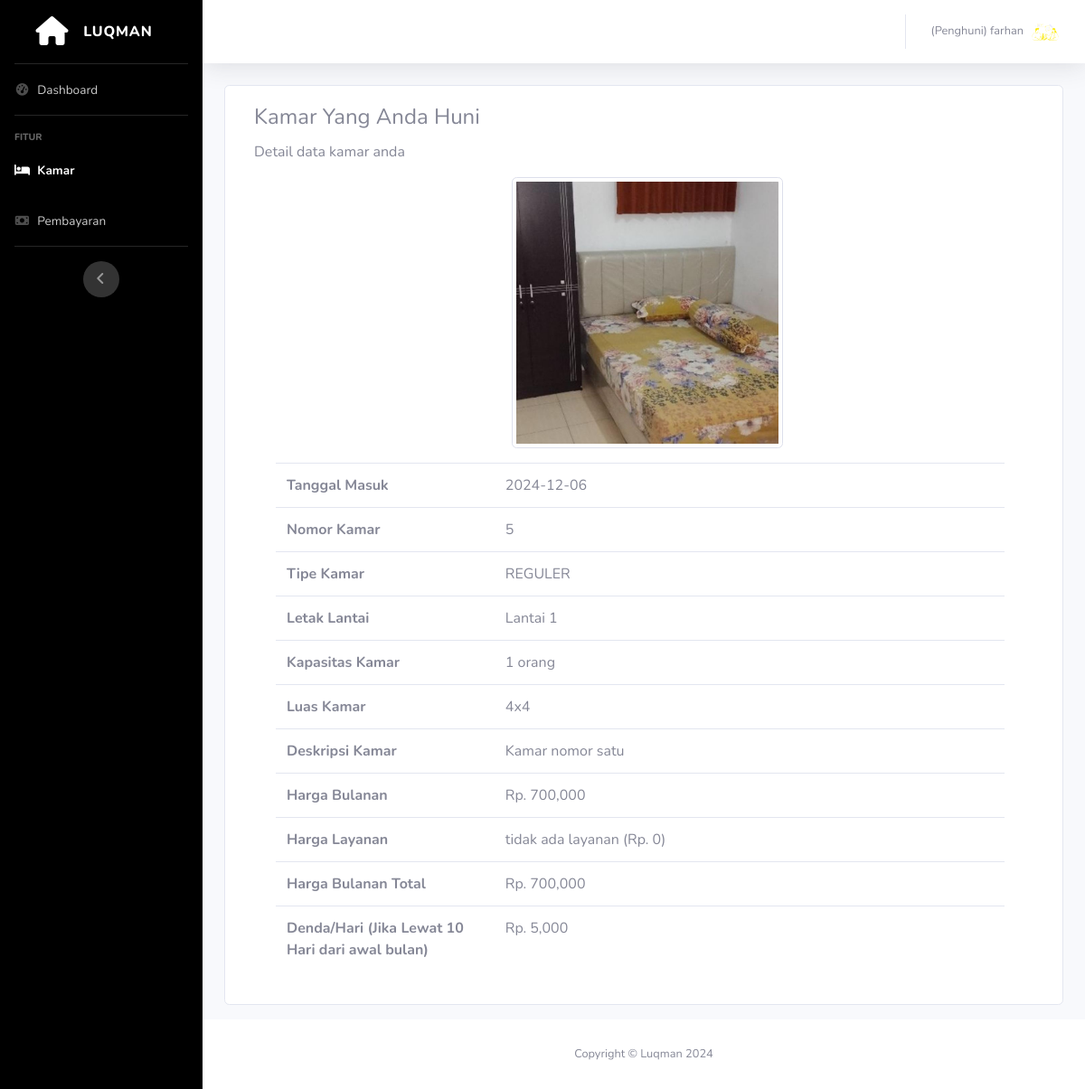
The app's page /app/penghuni/penghuni-kamar.php (signed in) with its own data.
### tables this page shows
CREATE TABLE `pengguna` (
  `id_pengguna` int(11) NOT NULL,
  `nama_pengguna` varchar(255) NOT NULL,
  `alamat_pengguna` varchar(255) DEFAULT NULL,
  `provinsi_pengguna` varchar(255) DEFAULT NULL,
  `kota_pengguna` varchar(255) DEFAULT NULL,
  `telepon_pengguna` varchar(255) NOT NULL,
  `email_pengguna` varchar(255) NOT NULL,
  `kelamin_pengguna` enum('Pria','Wanita') DEFAULT NULL,
  `tanggal_lahir_pengguna` date DEFAULT NULL,
  `no_ktp_pengguna` varchar(255) DEFAULT NULL,
  `password` varchar(255) NOT NULL,
  `id_akses` int(1) NOT NULL,
  `foto_pengguna` varchar(255) DEFAULT NULL
);

CREATE TABLE `kamar` (
  `id_kamar` int(11) NOT NULL,
  `nomor_kamar` int(11) NOT NULL,
  `id_tipe` int(11) NOT NULL,
  `luas_kamar` varchar(255) NOT NULL,
  `lantai_kamar` enum('1','2','3','4','5','6','7','8') NOT NULL,
  `kapasitas_kamar` int(11) NOT NULL,
  `deskripsi_kamar` varchar(255) NOT NULL,
  `id_layanan` int(11) NOT NULL,
  `harga_harian` double NOT NULL,
  `harga_mingguan` double NOT NULL,
  `harga_bulanan` double NOT NULL,
  `harga_tahunan` double NOT NULL,
  `denda` double NOT NULL,
  `foto_kamar` varchar(255) NOT NULL
);

CREATE TABLE `menghuni` (
  `id_menghuni` int(11) NOT NULL,
  `id_kamar` int(11) NOT NULL,
  `id_pengguna` int(11) NOT NULL,
  `tanggal_masuk` date NOT NULL,
  `tanggal_keluar` date NOT NULL
);

CREATE TABLE `tipe_kamar` (
  `id_tipe` int(11) NOT NULL,
  `nama_tipe` varchar(255) NOT NULL
);

CREATE TABLE `layanan` (
  `id_layanan` int(11) NOT NULL,
  `nama_layanan` varchar(255) NOT NULL,
  `harga_harian` double NOT NULL,
  `harga_mingguan` double NOT NULL,
  `harga_bulanan` double NOT NULL,
  `harga_tahunan` double NOT NULL
);

### app/penghuni/penghuni-kamar.php (the view, shortened to what this page needs)
<?php
include '../../actions/koneksi.php';
?>
<!DOCTYPE html>
<html lang="en">
<head>
  <link href="../../vendor/fontawesome-free/css/all.min.css" rel="stylesheet" type="text/css">
  <link rel="stylesheet" href="../../css/bootstrap.min.css">
  <link href="../../css/sb-admin-1.min.css" rel="stylesheet">
  <link href="../../vendor/datatables/dataTables.bootstrap4.min.css" rel="stylesheet">
</head>
<body id="page-top">
  <div id="wrapper">
    <ul class="navbar-nav bg-gradient-primary sidebar sidebar-dark accordion" id="accordionSidebar">
      <a class="sidebar-brand d-flex align-items-center justify-content-center" href="index.php">
        <div class="sidebar-brand-icon">
          <i class="fas fa-home"></i>
        </div>
        <div class="sidebar-brand-text mx-3">Luqman</div>
      </a>
      <hr class="sidebar-divider my-0">
      <li class="nav-item">
        <a class="nav-link" href="penghuni-dashboard.php">
          <i class="fas fa-fw fa-tachometer-alt"></i>
          <span>Dashboard</span></a>
      </li>
      <hr class="sidebar-divider">
      <div class="sidebar-heading">
        Fitur
      </div>
      <li class="nav-item active">
        <a class="nav-link" href="penghuni-kamar.php">
          <i class="fas fa-fw fa-bed"></i>
          <span>Kamar</span></a>
      </li>
      <li class="nav-item">
        <a class="nav-link" href="penghuni-pembayaran.php">
          <i class="fas fa-fw fa-money-bill"></i>
          <span>Pembayaran</span></a>
      </li>
      <hr class="sidebar-divider d-none d-md-block">
      <div class="text-center d-none d-md-inline">
        <button class="rounded-circle border-0" id="sidebarToggle"></button>
      </div>
    </ul>
    <div id="content-wrapper" class="d-flex flex-column">
      <div id="content">
        <nav class="navbar navbar-expand navbar-light bg-white topbar mb-4 static-top shadow">
          <ul class="navbar-nav ml-auto">
            <li class="nav-item dropdown no-arrow">
              <a class="nav-link dropdown-toggle" href="#" id="userDropdown" role="button" data-toggle="dropdown"
                aria-haspopup="true" aria-expanded="false">
                <span
                  class="mr-2 d-none d-lg-inline text-gray-600 small"><?php echo '('.($_SESSION['nama_akses']).') '.($_SESSION['akun_nama']);  ?></span>
                <?php
                $id = $_SESSION['akun_id'];
                $query = "SELECT * FROM pengguna WHERE id_pengguna = $id";
                $result = mysqli_query($conn, $query);
                while ($data = mysqli_fetch_array($result)) {
                  if ($data['foto_pengguna'] == NULL){
                ?>
                <img class="img-profile rounded-circle" src="../../img/none.png">
                <?php } else { ?>
                <img class="img-profile rounded-circle" src="../../img/<?php print_r($data['foto_pengguna']);  ?>">
                <?php
                    }
                  }
                ?>
              </a>
            </li>
          </ul>
        </nav>
        <?php
          if(isset($_SESSION['akun_id'])){
              $id_pengguna = $_SESSION['akun_id'];
              $query = "SELECT *, (kamar.harga_bulanan + layanan.harga_bulanan) AS total_harga, layanan.harga_bulanan AS harga_layanan, kamar.harga_bulanan AS harga_kamar_bulanan FROM pengguna, kamar, menghuni, layanan, tipe_kamar WHERE pengguna.id_pengguna = $id_pengguna AND menghuni.id_pengguna = pengguna.id_pengguna AND menghuni.id_kamar = kamar.id_kamar AND kamar.id_layanan = layanan.id_layanan AND kamar.id_tipe = tipe_kamar.id_tipe";
              $result = mysqli_query($conn, $query);
              $data = mysqli_fetch_array($result);
        ?>
        <div class="container-fluid">
          <?php if($data['nomor_kamar'] == NULL) {?>
            <div class="card col-12 mb-3">
            <div class="card-body">
              <h4 class="card-title text-center">Peringatan</h4>
              <p class="card-text text-danger text-center font-weight-bold">Anda bukan penghuni lagi, silahkan logout dan login kembali untuk melanjutkan</p>
              <div class="row justify-content-center align-items-center">
                <button data-toggle="modal" data-target="#logoutModal" class="btn btn-primary ">Log Out</button>
              </div>
            </div>
          </div>
          <?php } else { ?>
          <div class="card col-12 mb-3">
            <div class="card-body">
              <h4 class="card-title">Kamar Yang Anda Huni</h4>
              <p class="card-text">Detail data kamar anda</p>
              <div class="container-fluid pr-3">
                <img src="../../img/<?php
                  if ($data['foto_kamar'] == NULL) {
                      echo 'none.png';
                  } else {
                      echo $data['foto_kamar'];
                  }
                  ?>" alt="<?php echo $data['nomor_kamar']; ?>" class="img-thumbnail mx-auto d-block mb-3 rounded"
                  width="300px">
                <div class="table-respomsive pr-3">
                  <table class="table">
                    <tbody>
                      <tr>
                        <td class="font-weight-bold" width="30%">Tanggal Masuk</td>
                        <td><?php echo $data['tanggal_masuk']; ?></td>
                      </tr>
                      <tr>
                        <td class="font-weight-bold" width="30%">Nomor Kamar</td>
                        <td><?php echo $data['nomor_kamar']; ?></td>
                      </tr>
                      <tr>
                        <td class="font-weight-bold" width="30%">Tipe Kamar</td>
                        <td><?php echo strtoupper($data['nama_tipe']); ?></td>
                      </tr>
                      <tr>
                        <td class="font-weight-bold" width="30%">Letak Lantai</td>
                        <td><?php echo 'Lantai '.$data['lantai_kamar']; ?></td>
                      </tr>
                      <tr>
                        <td class="font-weight-bold" width="30%">Kapasitas Kamar</td>
                        <td><?php echo $data['kapasitas_kamar'].' orang'; ?></td>
                      </tr>
                      <tr>
                        <td class="font-weight-bold" width="30%">Luas Kamar</td>
                        <td><?php echo $data['luas_kamar']; ?></td>
                      </tr>
                      <tr>
                        <td class="font-weight-bold" width="30%">Deskripsi Kamar</td>
                        <td><?php echo $data['deskripsi_kamar']; ?></td>
                      </tr>
                      <tr>
                        <td class="font-weight-bold" width="30%">Harga Bulanan</td>
                        <td><?php echo 'Rp. '.number_format($data['harga_kamar_bulanan']); ?></td>
                      </tr>
                      <tr>
                        <td class="font-weight-bold" width="30%">Harga Layanan</td>
                        <td><?php echo $data['nama_layanan'].' (Rp. '.number_format($data['harga_layanan']).')'; ?></td>
                      </tr>
                      <tr>
                        <td class="font-weight-bold" width="30%">Harga Bulanan Total</td>
                        <td><?php echo 'Rp. '.number_format($data['total_harga']); ?></td>
                      </tr>
                      <tr>
                        <td class="font-weight-bold" width="30%">Denda/Hari (Jika Lewat 10 Hari dari awal bulan)</td>
                        <td><?php echo 'Rp. '.number_format($data['denda']); ?></td>
                      </tr>
                    </tbody>
                  </table>
                </div>
              </div>
              <?php
                    }
                 }
              ?>
            </div>
          </div>
        </div>
      </div>
      <footer class="sticky-footer bg-white">
        <div class="container my-auto">
          <div class="copyright text-center my-auto">
            <span>Copyright &copy; Luqman 2024</span>
          </div>
        </div>
      </footer>
    </div>
  </div>
</body>
</html>

### records on screen
pengguna: kamar.foto_kamar (picture), menghuni.tanggal_masuk "2024-12-06", kamar.nomor_kamar "5", tipe_kamar.nama_tipe "REGULER", kamar.lantai_kamar "1", kamar.kapasitas_kamar "1", kamar.luas_kamar "4x4", kamar.deskripsi_kamar "Kamar nomor satu", kamar.harga_bulanan "700,000", layanan.nama_layanan "tidak ada layanan", layanan.harga_bulanan "0", kamar.denda "5,000"

### other values on screen
$_SESSION['nama_akses'] "Penghuni"
$_SESSION['akun_nama'] "farhan"
$data['total_harga'] "700,000"
